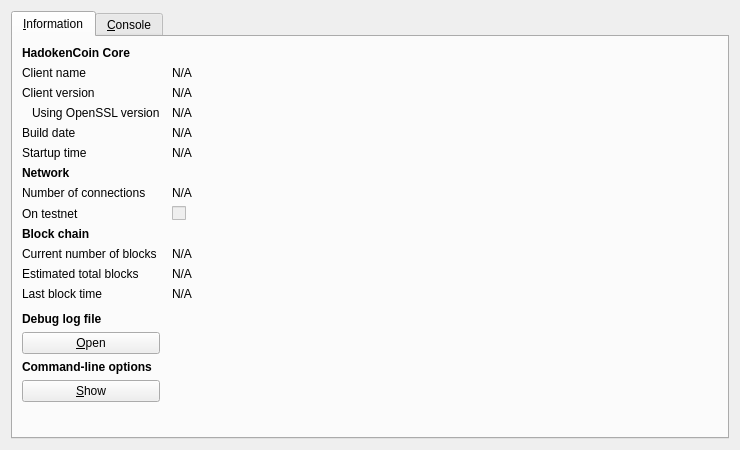
<?xml version="1.0" encoding="UTF-8"?>
<ui version="4.0">
 <class>RPCConsole</class>
 <widget class="QDialog" name="RPCConsole">
  <property name="geometry">
   <rect>
    <x>0</x>
    <y>0</y>
    <width>740</width>
    <height>450</height>
   </rect>
  </property>
  <property name="windowTitle">
   <string>HadokenCoin - Debug window</string>
  </property>
  <layout class="QVBoxLayout" name="verticalLayout_2">
   <item>
    <widget class="QTabWidget" name="tabWidget">
     <property name="currentIndex">
      <number>0</number>
     </property>
     <widget class="QWidget" name="tab_info">
      <attribute name="title">
       <string>&amp;Information</string>
      </attribute>
      <layout class="QGridLayout" name="gridLayout" columnstretch="0,1">
       <property name="horizontalSpacing">
        <number>12</number>
       </property>
       <item row="0" column="0">
        <widget class="QLabel" name="label_9">
         <property name="font">
          <font>
           <weight>75</weight>
           <bold>true</bold>
          </font>
         </property>
         <property name="text">
          <string>HadokenCoin Core</string>
         </property>
        </widget>
       </item>
       <item row="1" column="0">
        <widget class="QLabel" name="label_5">
         <property name="text">
          <string>Client name</string>
         </property>
        </widget>
       </item>
       <item row="1" column="1">
        <widget class="QLabel" name="clientName">
         <property name="cursor">
          <cursorShape>IBeamCursor</cursorShape>
         </property>
         <property name="text">
          <string>N/A</string>
         </property>
         <property name="textFormat">
          <enum>Qt::PlainText</enum>
         </property>
         <property name="textInteractionFlags">
          <set>Qt::LinksAccessibleByMouse|Qt::TextSelectableByKeyboard|Qt::TextSelectableByMouse</set>
         </property>
        </widget>
       </item>
       <item row="2" column="0">
        <widget class="QLabel" name="label_6">
         <property name="text">
          <string>Client version</string>
         </property>
        </widget>
       </item>
       <item row="2" column="1">
        <widget class="QLabel" name="clientVersion">
         <property name="cursor">
          <cursorShape>IBeamCursor</cursorShape>
         </property>
         <property name="text">
          <string>N/A</string>
         </property>
         <property name="textFormat">
          <enum>Qt::PlainText</enum>
         </property>
         <property name="textInteractionFlags">
          <set>Qt::LinksAccessibleByMouse|Qt::TextSelectableByKeyboard|Qt::TextSelectableByMouse</set>
         </property>
        </widget>
       </item>
       <item row="3" column="0">
        <widget class="QLabel" name="label_14">
         <property name="text">
          <string>Using OpenSSL version</string>
         </property>
         <property name="indent">
          <number>10</number>
         </property>
        </widget>
       </item>
       <item row="3" column="1">
        <widget class="QLabel" name="openSSLVersion">
         <property name="cursor">
          <cursorShape>IBeamCursor</cursorShape>
         </property>
         <property name="text">
          <string>N/A</string>
         </property>
         <property name="textFormat">
          <enum>Qt::PlainText</enum>
         </property>
         <property name="textInteractionFlags">
          <set>Qt::LinksAccessibleByMouse|Qt::TextSelectableByKeyboard|Qt::TextSelectableByMouse</set>
         </property>
        </widget>
       </item>
       <item row="4" column="0">
        <widget class="QLabel" name="label_12">
         <property name="text">
          <string>Build date</string>
         </property>
        </widget>
       </item>
       <item row="4" column="1">
        <widget class="QLabel" name="buildDate">
         <property name="cursor">
          <cursorShape>IBeamCursor</cursorShape>
         </property>
         <property name="text">
          <string>N/A</string>
         </property>
         <property name="textFormat">
          <enum>Qt::PlainText</enum>
         </property>
         <property name="textInteractionFlags">
          <set>Qt::LinksAccessibleByMouse|Qt::TextSelectableByKeyboard|Qt::TextSelectableByMouse</set>
         </property>
        </widget>
       </item>
       <item row="5" column="0">
        <widget class="QLabel" name="label_13">
         <property name="text">
          <string>Startup time</string>
         </property>
        </widget>
       </item>
       <item row="5" column="1">
        <widget class="QLabel" name="startupTime">
         <property name="cursor">
          <cursorShape>IBeamCursor</cursorShape>
         </property>
         <property name="text">
          <string>N/A</string>
         </property>
         <property name="textFormat">
          <enum>Qt::PlainText</enum>
         </property>
         <property name="textInteractionFlags">
          <set>Qt::LinksAccessibleByMouse|Qt::TextSelectableByKeyboard|Qt::TextSelectableByMouse</set>
         </property>
        </widget>
       </item>
       <item row="6" column="0">
        <widget class="QLabel" name="label_11">
         <property name="font">
          <font>
           <weight>75</weight>
           <bold>true</bold>
          </font>
         </property>
         <property name="text">
          <string>Network</string>
         </property>
        </widget>
       </item>
       <item row="7" column="0">
        <widget class="QLabel" name="label_7">
         <property name="text">
          <string>Number of connections</string>
         </property>
        </widget>
       </item>
       <item row="7" column="1">
        <widget class="QLabel" name="numberOfConnections">
         <property name="cursor">
          <cursorShape>IBeamCursor</cursorShape>
         </property>
         <property name="text">
          <string>N/A</string>
         </property>
         <property name="textFormat">
          <enum>Qt::PlainText</enum>
         </property>
         <property name="textInteractionFlags">
          <set>Qt::LinksAccessibleByMouse|Qt::TextSelectableByKeyboard|Qt::TextSelectableByMouse</set>
         </property>
        </widget>
       </item>
       <item row="8" column="0">
        <widget class="QLabel" name="label_8">
         <property name="text">
          <string>On testnet</string>
         </property>
        </widget>
       </item>
       <item row="8" column="1">
        <widget class="QCheckBox" name="isTestNet">
         <property name="enabled">
          <bool>false</bool>
         </property>
         <property name="text">
          <string/>
         </property>
        </widget>
       </item>
       <item row="9" column="0">
        <widget class="QLabel" name="label_10">
         <property name="font">
          <font>
           <weight>75</weight>
           <bold>true</bold>
          </font>
         </property>
         <property name="text">
          <string>Block chain</string>
         </property>
        </widget>
       </item>
       <item row="10" column="0">
        <widget class="QLabel" name="label_3">
         <property name="text">
          <string>Current number of blocks</string>
         </property>
        </widget>
       </item>
       <item row="10" column="1">
        <widget class="QLabel" name="numberOfBlocks">
         <property name="cursor">
          <cursorShape>IBeamCursor</cursorShape>
         </property>
         <property name="text">
          <string>N/A</string>
         </property>
         <property name="textFormat">
          <enum>Qt::PlainText</enum>
         </property>
         <property name="textInteractionFlags">
          <set>Qt::LinksAccessibleByMouse|Qt::TextSelectableByKeyboard|Qt::TextSelectableByMouse</set>
         </property>
        </widget>
       </item>
       <item row="11" column="0">
        <widget class="QLabel" name="label_4">
         <property name="text">
          <string>Estimated total blocks</string>
         </property>
        </widget>
       </item>
       <item row="11" column="1">
        <widget class="QLabel" name="totalBlocks">
         <property name="cursor">
          <cursorShape>IBeamCursor</cursorShape>
         </property>
         <property name="text">
          <string>N/A</string>
         </property>
         <property name="textFormat">
          <enum>Qt::PlainText</enum>
         </property>
         <property name="textInteractionFlags">
          <set>Qt::LinksAccessibleByMouse|Qt::TextSelectableByKeyboard|Qt::TextSelectableByMouse</set>
         </property>
        </widget>
       </item>
       <item row="12" column="0">
        <widget class="QLabel" name="label_2">
         <property name="text">
          <string>Last block time</string>
         </property>
        </widget>
       </item>
       <item row="12" column="1">
        <widget class="QLabel" name="lastBlockTime">
         <property name="cursor">
          <cursorShape>IBeamCursor</cursorShape>
         </property>
         <property name="text">
          <string>N/A</string>
         </property>
         <property name="textFormat">
          <enum>Qt::PlainText</enum>
         </property>
         <property name="textInteractionFlags">
          <set>Qt::LinksAccessibleByMouse|Qt::TextSelectableByKeyboard|Qt::TextSelectableByMouse</set>
         </property>
        </widget>
       </item>
       <item row="13" column="0">
        <spacer name="verticalSpacer_2">
         <property name="orientation">
          <enum>Qt::Vertical</enum>
         </property>
         <property name="sizeHint" stdset="0">
          <size>
           <width>20</width>
           <height>20</height>
          </size>
         </property>
        </spacer>
       </item>
       <item row="14" column="0">
        <widget class="QLabel" name="labelDebugLogfile">
         <property name="font">
          <font>
           <weight>75</weight>
           <bold>true</bold>
          </font>
         </property>
         <property name="text">
          <string>Debug log file</string>
         </property>
        </widget>
       </item>
       <item row="15" column="0">
        <widget class="QPushButton" name="openDebugLogfileButton">
         <property name="toolTip">
          <string>Open the HadokenCoin debug log file from the current data directory. This can take a few seconds for large log files.</string>
         </property>
         <property name="text">
          <string>&amp;Open</string>
         </property>
         <property name="autoDefault">
          <bool>false</bool>
         </property>
        </widget>
       </item>
       <item row="16" column="0">
        <widget class="QLabel" name="labelCLOptions">
         <property name="font">
          <font>
           <weight>75</weight>
           <bold>true</bold>
          </font>
         </property>
         <property name="text">
          <string>Command-line options</string>
         </property>
        </widget>
       </item>
       <item row="17" column="0">
        <widget class="QPushButton" name="showCLOptionsButton">
         <property name="toolTip">
          <string>Show the HadokenCoin-Qt help message to get a list with possible HadokenCoin command-line options.</string>
         </property>
         <property name="text">
          <string>&amp;Show</string>
         </property>
         <property name="autoDefault">
          <bool>false</bool>
         </property>
        </widget>
       </item>
       <item row="18" column="0">
        <spacer name="verticalSpacer">
         <property name="orientation">
          <enum>Qt::Vertical</enum>
         </property>
         <property name="sizeHint" stdset="0">
          <size>
           <width>20</width>
           <height>40</height>
          </size>
         </property>
        </spacer>
       </item>
      </layout>
     </widget>
     <widget class="QWidget" name="tab_console">
      <attribute name="title">
       <string>&amp;Console</string>
      </attribute>
      <layout class="QVBoxLayout" name="verticalLayout_3">
       <property name="spacing">
        <number>3</number>
       </property>
       <item>
        <widget class="QTextEdit" name="messagesWidget">
         <property name="minimumSize">
          <size>
           <width>0</width>
           <height>100</height>
          </size>
         </property>
         <property name="readOnly">
          <bool>true</bool>
         </property>
         <property name="tabKeyNavigation" stdset="0">
          <bool>false</bool>
         </property>
         <property name="columnCount" stdset="0">
          <number>2</number>
         </property>
        </widget>
       </item>
       <item>
        <layout class="QHBoxLayout" name="horizontalLayout">
         <property name="spacing">
          <number>3</number>
         </property>
         <item>
          <widget class="QLabel" name="label">
           <property name="text">
            <string notr="true">&gt;</string>
           </property>
          </widget>
         </item>
         <item>
          <widget class="QLineEdit" name="lineEdit"/>
         </item>
         <item>
          <widget class="QPushButton" name="clearButton">
           <property name="maximumSize">
            <size>
             <width>24</width>
             <height>24</height>
            </size>
           </property>
           <property name="toolTip">
            <string>Clear console</string>
           </property>
           <property name="text">
            <string/>
           </property>
           <property name="icon">
            <iconset resource="../bitcoin.qrc">
             <normaloff>:/icons/remove</normaloff>:/icons/remove</iconset>
           </property>
           <property name="shortcut">
            <string notr="true">Ctrl+L</string>
           </property>
           <property name="autoDefault">
            <bool>false</bool>
           </property>
          </widget>
         </item>
        </layout>
       </item>
      </layout>
     </widget>
    </widget>
   </item>
  </layout>
 </widget>
 <resources>
  <include location="../bitcoin.qrc"/>
 </resources>
 <connections/>
</ui>
